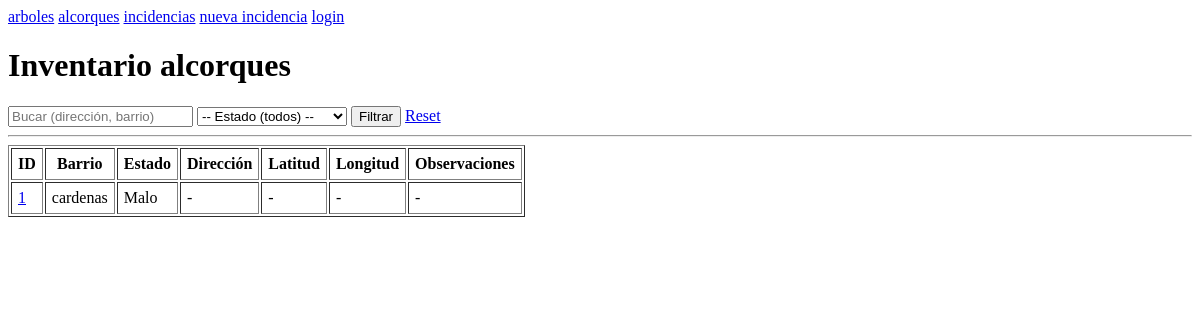
Page /inventario/alcorques/ on the earlier database version.
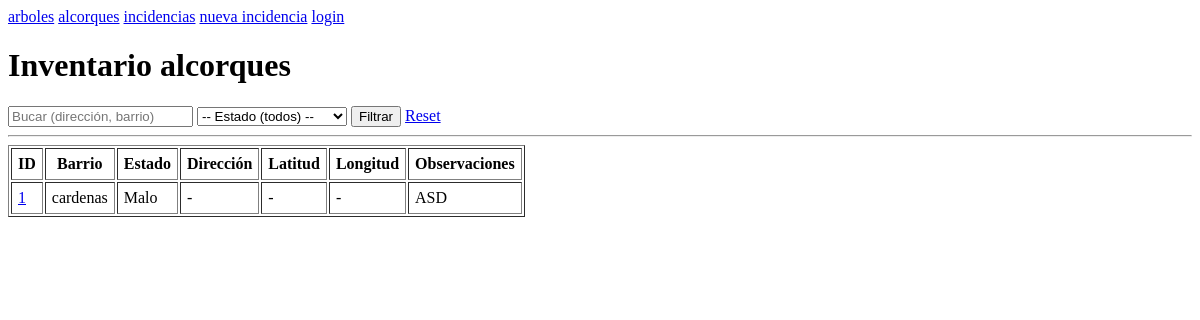
Same page on the later database version.
### inventario/models.py (models this page shows, shortened)
class Alcorque(models.Model):
	class Estado(models.TextChoices):
		BUENO = "BUENO", "Bueno"
		REGULAR = "REGULAR", "Regular"
		MALO = "MALO", "Malo"
		NECESITA_INETRVENCION = "NECESITA_INTERVENCION", "Necesita intervención"
	class Potencial(models.TextChoices):
		APTO = "APTO", "Apto"
		NO_APTO = "NO_APTO", "No apto"
	barrio = models.ForeignKey("inventario.Barrio", on_delete=models.PROTECT, related_name="alcorque",)
	estado = models.CharField(max_length=50, choices=Estado.choices, default=Estado.BUENO)
	latitud = models.DecimalField(max_digits=9, decimal_places=6, null=True, blank=True)
	longitud = models.DecimalField(max_digits=9, decimal_places=6, null=True, blank=True)
	direccion = models.TextField(null=True, blank=True)
	observaciones = models.TextField(null=True, blank=True)
	class Meta: constraints = [
                models.UniqueConstraint(fields=["latitud", "longitud"], name="un_alcorque_por_ubi",)]

class Barrio(models.Model):
	nombre = models.CharField(max_length=100)
	delimitacion = models.TextField(null=True, blank=True)

### inventario/views.py (the view)
# urls.py: path("alcorques/", views.alcorque_lista, name="alcorque_lista"),
def alcorque_lista(request):
	q = request.GET.get("q", "").strip()
	estado = request.GET.get("estado", "").strip()
	barrio_id = request.GET.get("barrio", "").strip()
	qs = Alcorque.objects.select_related("barrio").all()
	if q:
			qs = qs.filter(Q(direccion__icontains=q) | Q(barrio__nombre__icontains=q))
	if estado:
		qs = qs.filter(estado=estado)
	if barrio_id.isdigit():
		qs = qs.filter(barrio_id=int(barrio_id))
	qs = qs.order_by("id")
	context = {
		"alcorques": qs,
		"q": q,
		"estado": estado,
		"barrio_id": barrio_id,
	}
	return render(request, "inventario/alcorque_lista.html", context)

### inventario/templates/inventario/alcorque_lista.html (shortened to what this page needs)
{% extends "base.html" %}
{% block content %}
<h1>Inventario alcorques</h1>
<form method="get">
    <input type="text" name="q" placeholder="Bucar (dirección, barrio)" value="{{ q }}">
    <select name="estado">
        <option value="">-- Estado (todos) --</option>
    </select>
    <button type="submit">Filtrar</button>
    <a href="/inventario/alcorques/">Reset</a>
</form>
<hr>
<table border="1" cellpadding="6">
    <thead>
        <tr>
            <th>ID</th>
            <th>Barrio</th>
            <th>Estado</th>
            <th>Dirección</th>
            <th>Latitud</th>
            <th>Longitud</th>
            <th>Observaciones</th>
        </tr>
    </thead>
    <tbody>
        {% for a in alcorques %}
        <tr>
            <td><a href="{% url 'alcorque_detalle' a.id %}">{{ a.id }}</a></td>
            <td>{{ a.barrio.nombre }}</td>
            <td>{{ a.get_estado_display }}</td>
            <td>{{ a.direccion|default:"-" }}</td>
            <td>{{ a.latitud|default:"-" }}</td>
            <td>{{ a.longitud|default:"-" }}</td>
            <td>{{ a.observaciones|default:"-" }}</td>
        </tr>
        {% empty %}
        <tr>
            <td colspan="7">No hay alcorques con esos filtros.</td>
        </tr>
        {% endfor %}
    </tbody>
</table>
{% endblock %}

Differences in the rows shown:
changed Alcorque "Malo": observaciones "-" → "ASD"
